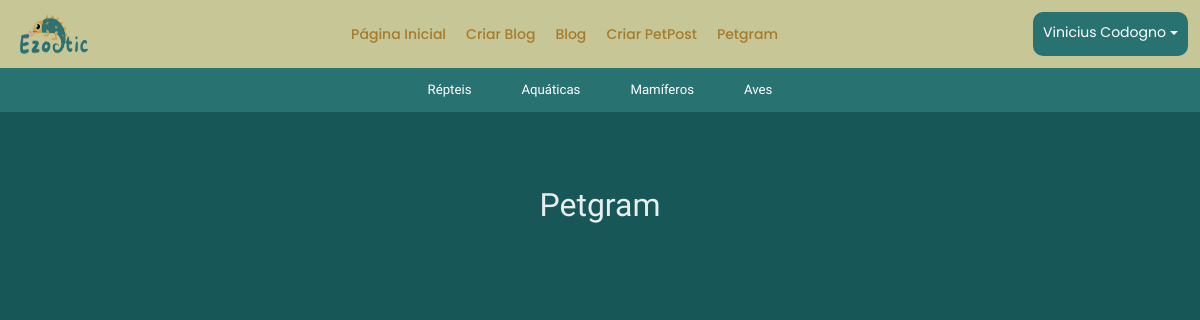
Page /mamiferos/petgram/ (signed in) on the earlier database version.
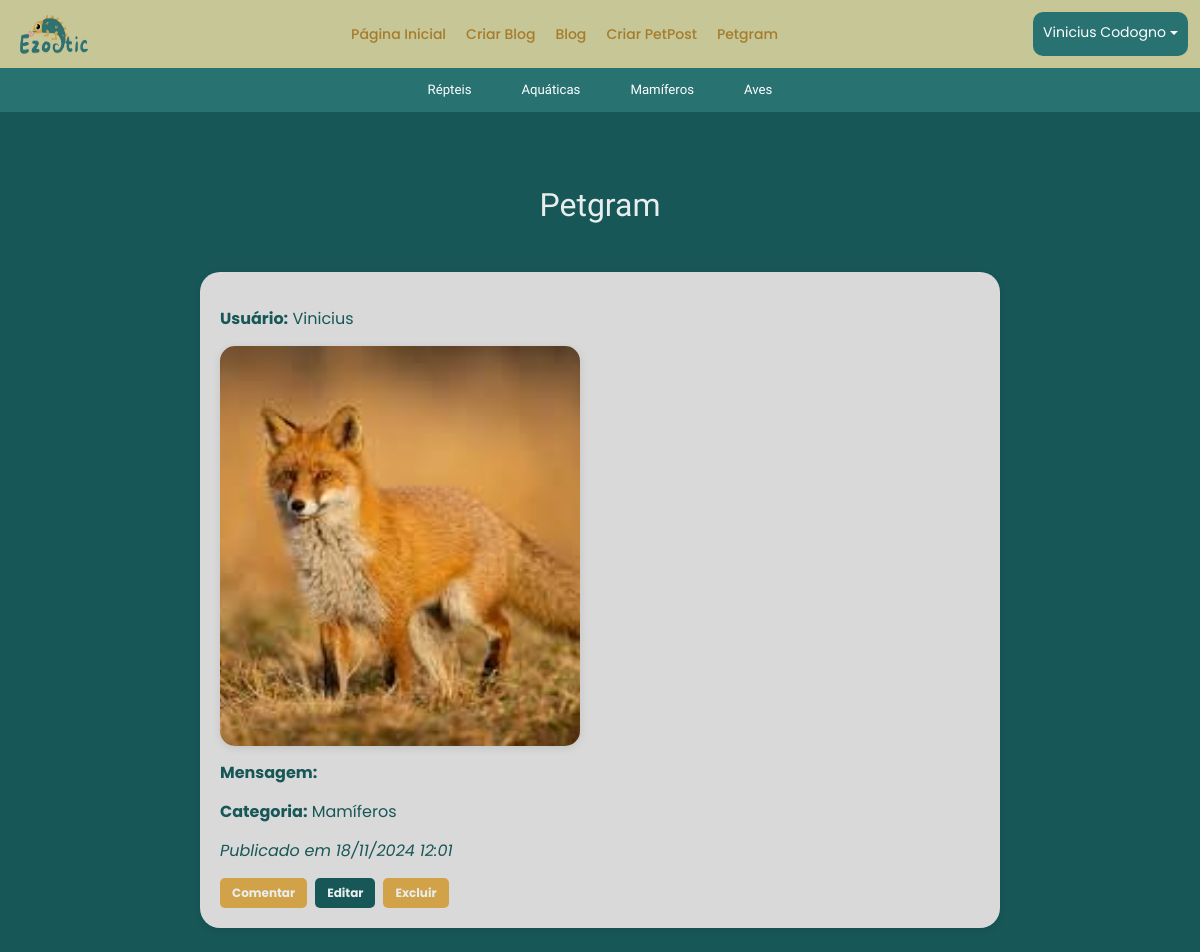
Same page on the later database version.
### app/models.py (models this page shows, shortened)
class Petgram(db.Model):
    id = db.Column(db.Integer, primary_key=True)
    legenda = db.Column(db.Text, nullable=False)
    user_id = db.Column(db.Integer, db.ForeignKey('user.id'), nullable=False)
    comentarios = db.relationship('ComentarioPetgram', backref='petgram', lazy=True)
    imagem = db.Column(db.String, nullable=True)
    categoria_petgram = db.Column(db.String(50), nullable=True)
    data_criacao = db.Column(db.DateTime, default=datetime.utcnow)

class User(db.Model, UserMixin):
    id = db.Column(db.Integer, primary_key=True)
    nome = db.Column(db.String, nullable=True)
    sobrenome = db.Column(db.String, nullable=True)
    email = db.Column(db.String, nullable=True)
    senha = db.Column(db.String, nullable=True)
    posts = db.relationship('Post', backref='user', lazy=True)
    petgrams = db.relationship('Petgram', backref='user', lazy=True)
    comentarios_petgram = db.relationship('ComentarioPetgram', backref='user', lazy=True)

### app/views.py (the view)
@app.route('/mamiferos/petgram/')
def mamiferos_petgram():
    petgrams = Petgram.query.filter_by(categoria_petgram='Mamíferos').all()
    return render_template('petgram/petgram_mamiferos.html', petgrams=petgrams)

### app/models.py (called while the page is built)
@login_manager.user_loader
def load_user(user_id):
    return User.query.get(user_id)

### app/templates/petgram/petgram_mamiferos.html (shortened to what this page needs)
{% extends 'base.html' %}
{% block content %}
{% include 'nave/nave.html' %}
{% include 'nave/nave_petgram.html' %}
    <div class="container">
        <div class="row mt-4">
            <h2 class="ultimas-postagens w-100 text-center">Petgram</h2>
            <div class="col-12">
                <table class="table">
                    <tbody>
                        {% for linha in petgrams %}
                        <tr>
                            <td colspan="4">
                                <div class="post-estrutura">
                                    <p><strong>Usuário:</strong> {{ linha.user.nome }}</p>
                                    {% if linha.imagem %}
                                        <img class="img-post" src="{{ url_for('static', filename='uploads/' ~ linha.imagem) }}" alt="Imagem do Petgram" class="img-fluid mb-2" style="width: 30vw; height: 50vh;">
                                    {% endif %}
                                    <p><strong>Mensagem:</strong> {{ linha.mensagem }}</p>
                                    <p><strong>Categoria:</strong> {{ linha.categoria_petgram }}</p>
                                    <p><em>Publicado em
                                        {{ linha.data_criacao.strftime('%d/%m/%Y %H:%M') if linha.data_criacao else "Data não disponível" }}
                                    </em></p>
                                    <div class="d-flex align-items-center">
                                        <button class="btn btn-comentar btn-sm me-2" data-bs-toggle="modal" data-bs-target="#comentariosModal{{ linha.id }}">
                                           Comentar
                                        </button>
                                        <a href="{{ url_for('editar_petgram', petgram_id=linha.id) }}" class="btn btn-editar btn-sm me-2">Editar</a>
                                        <form action="{{ url_for('excluir_petgram', petgram_id=linha.id) }}" method="POST" style="display:inline;">
                                            <button type="submit" class="btn btn-excluir btn-sm">Excluir</button>
                                        </form>
                                    </div>
                                </div>
                            </td>
                        </tr>
                        {% endfor %}
                    </tbody>
                </table>
            </div>
        </div>
    </div>
{% endblock %}

Differences in the rows shown:
now on this page (row edited): Petgram: user.nome "Vinicius", imagem (picture), categoria_petgram "Mamíferos", data_criacao "18/11/2024 12:01"
